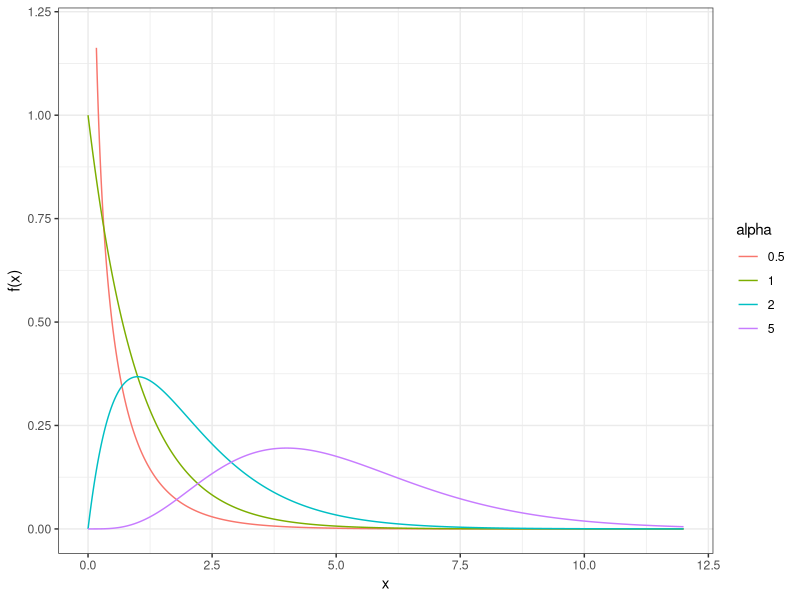
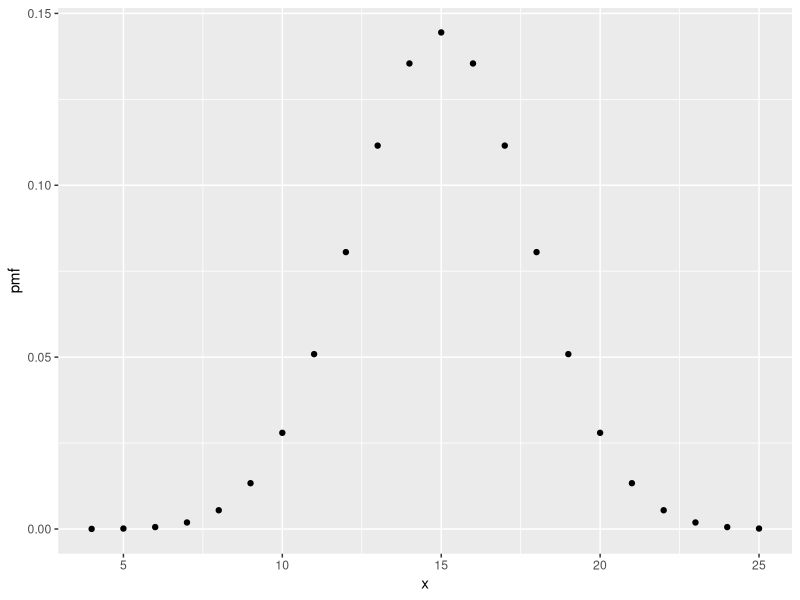
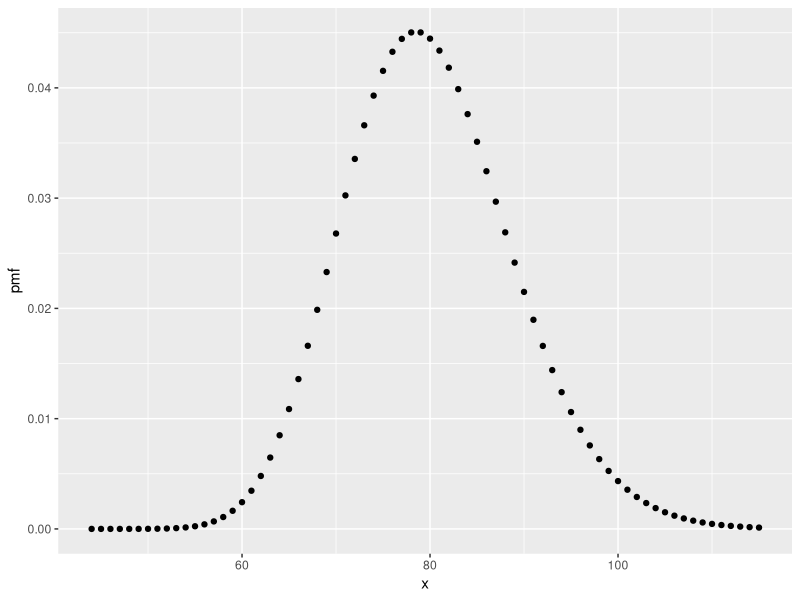
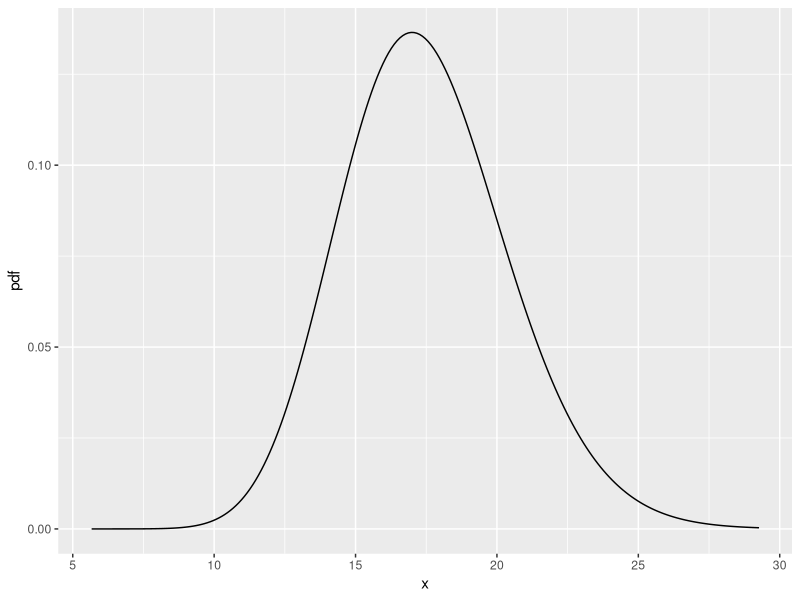
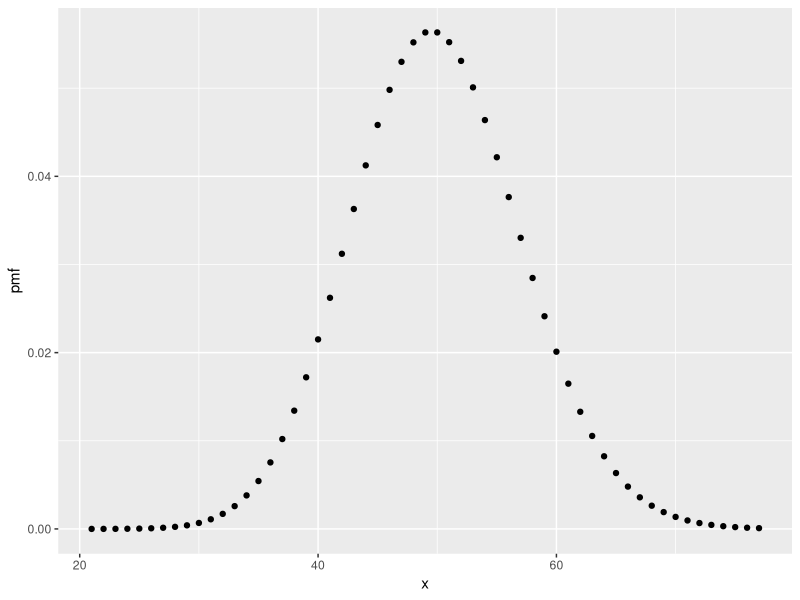

Source code (R) for these figures, in order:
## ---- chunk 1
knitr::opts_chunk$set(echo = FALSE, warning=FALSE, message=FALSE)
options(tibble.width=70)
## ---- chunk 2

library(dplyr)
library(ggplot2)

x <- seq(0,12, length.out = 1000)

g_d <- rbind(data_frame(alpha=0.5, x, 'f(x)' = dgamma(x, 0.5, 1)),
      data_frame(alpha = 1, x, 'f(x)' = dgamma(x, 1, 1)),
      data_frame(alpha = 2, x, 'f(x)' = dgamma(x, 2, 1)),
      data_frame(alpha = 5, x, 'f(x)' = dgamma(x, 5, 1)))

g_d$alpha <- factor(g_d$alpha)

ggplot(g_d, aes(x=x, y=`f(x)`, color = alpha)) + 
  geom_line() + ylim(0,1.2) + theme_bw()
## ---- chunk 3
n <- 30
p <- 0.5
data_frame(x = trunc(seq(n*p - 4*sqrt(n*p*(1-p)), 
                                  n*p + 4*sqrt(n*p*(1-p)), by=1))) %>% 
  mutate(pmf = dbinom(x,n,p)) %>% 
  ggplot(aes(x=x, y=pmf)) + geom_point()
## ---- chunk 4
n <- 40
p <- 0.5
data_frame(x = trunc(seq(n/p - 4*sqrt(n*(1-p)/p^2), 
                                  n/p + 4*sqrt(n*(1-p)/p^2), by=1))) %>% 
  mutate(pmf = dnbinom(x-n, n, p)) %>% 
  ggplot(aes(x=x, y=pmf)) + geom_point()
## ---- chunk 5
n <- 35
lambda <- 2
data_frame(x = seq(n/lambda - 4*sqrt(n/lambda^2), 
                                  n/lambda + 4*sqrt(n/lambda^2), by=0.1)) %>% 
  mutate(pdf = dgamma(x,n,lambda)) %>% 
  ggplot(aes(x=x, y=pdf)) + geom_line()
## ---- chunk 6
lambda <- 50
data_frame(x = trunc(seq(lambda - 4*sqrt(lambda), 
                                  lambda + 4*sqrt(lambda), by=1))) %>% 
  mutate(pmf = dpois(x, lambda)) %>% 
  ggplot(aes(x=x, y=pmf)) + geom_point()
